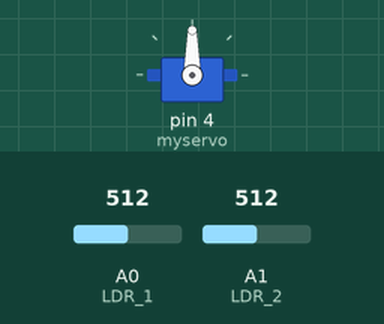
The sketch below on a simulated Arduino Uno, built with avr-gcc and run on an emulated ATmega328P. Parts: servo. The inputs (shaded band) are chosen by the test bench; at power-on: A0 (LDR_1) = 512, A1 (LDR_2) = 512.

Above: at 2.2 s.
2.3 s: A0 (LDR_1) set to 547
At 2.87 s:
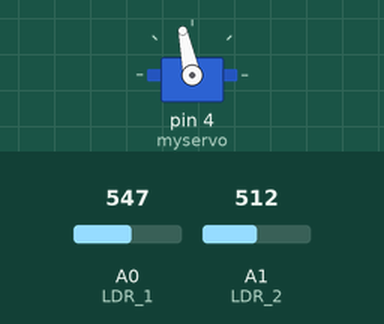
5.3 s: A1 (LDR_2) set to 542
At 5.3 s:
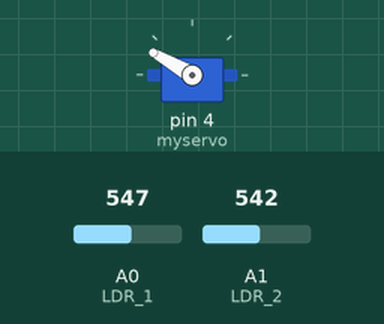
6.8 s: A1 (LDR_2) set to 511
At 9.1 s:
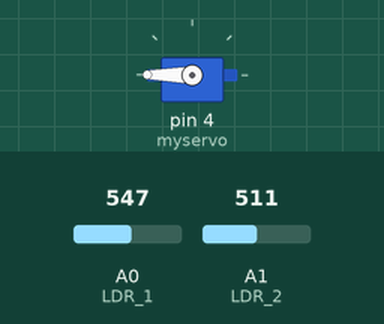
9.8 s: A1 (LDR_2) set to 556
11.3 s: A1 (LDR_2) set to 583
At 11.87 s:
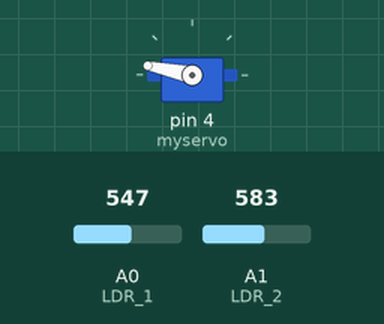
14.3 s: A1 (LDR_2) set to 306
Timing chart, 0 to 18.3 s (numbered marks = the images above; inputs shaded):
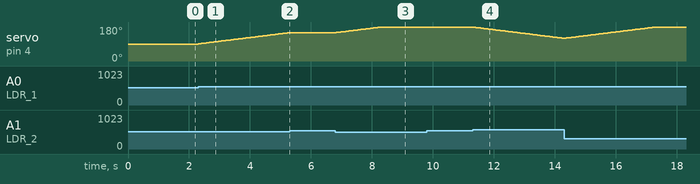

The sketch:

Solar_Tracking_System.ino
```cpp
  #include <Servo.h>
  Servo myservo;
  #define LDR_1 A0
  #define LDR_2 A1
  int pos = 90;
  int Resistance = 20;
  void setup(){
  myservo.attach(4);
  pinMode(LDR_1, INPUT);
  pinMode(LDR_2, INPUT);
  myservo.write(pos);
  delay(1000);
  }
  void loop(){
  int value_1 = analogRead(LDR_1);
  int value_2 = analogRead(LDR_2);
  if((abs(value_1 - value_2) <= Resistance) || (abs(value_2 - value_1) <= Resistance)) {
  }else {
  if(value_1 > value_2)
  {
  pos = pos+1;
  }
  if(value_1 < value_2)
  {
  pos = pos-1;
  }
  }
  if(pos > 180) {pos = 180;}
  if(pos < 0) {pos = 0;}
  myservo.write(pos);
  delay(50);
  }
```

Measured:
- the behaviour switches between 532 and 533 on A0 (LDR_1) (found by bisection; images 0 and 1)
- the behaviour switches between 526 and 527 on A1 (LDR_2) (found by bisection; images 1 and 2)
- the behaviour switches between 567 and 568 on A1 (LDR_2) (found by bisection; images 3 and 4)
- after the input at 2.3 s, servo on pin 4 (myservo): moves from 90° to 150° over 3.0 s, starting at once
- after the input at 5.3 s, servo on pin 4 (myservo): stays 150° (without the input it goes to 151° after 0.03 s)
- after the input at 6.8 s, servo on pin 4 (myservo): moves from 150° to 180° over 1.5 s, starting at once
- after the input at 9.8 s, every drawn part: stays the same
- after the input at 11.3 s, servo on pin 4 (myservo): moves from 180° to 120° over 3.0 s, starting at once
